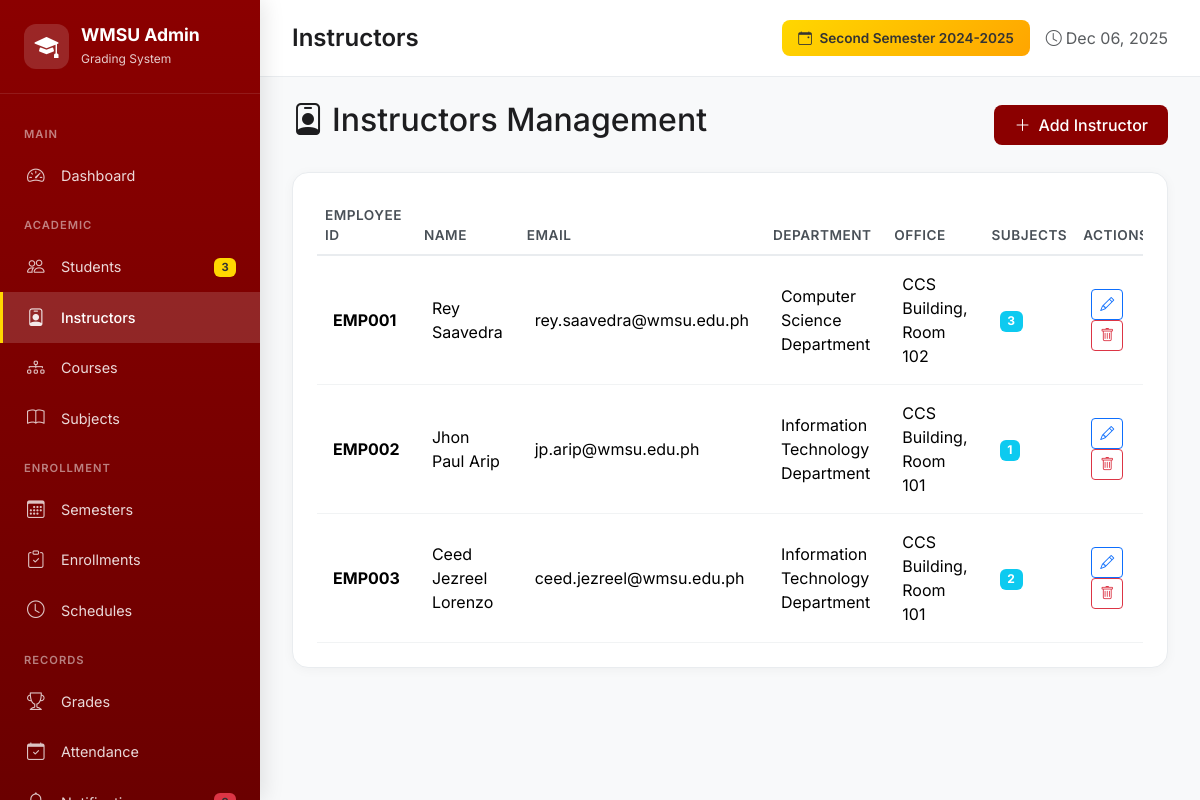
Screenshot of /admin/index.php?page=instructors (signed in) with the database file from the repository.
### tables this page shows
CREATE TABLE `semesters` (
  `id` int(11) NOT NULL,
  `name` varchar(100) NOT NULL,
  `academic_year` varchar(20) NOT NULL,
  `semester_number` int(11) NOT NULL,
  `start_date` date DEFAULT NULL,
  `end_date` date DEFAULT NULL,
  `is_current` tinyint(1) DEFAULT 0,
  `created_at` timestamp NOT NULL DEFAULT current_timestamp()
);

CREATE TABLE `instructors` (
  `id` int(11) NOT NULL,
  `employee_id` varchar(20) NOT NULL,
  `email` varchar(255) NOT NULL,
  `first_name` varchar(100) NOT NULL,
  `last_name` varchar(100) NOT NULL,
  `department` varchar(255) DEFAULT NULL,
  `office` varchar(255) DEFAULT NULL,
  `consultation_hours` varchar(255) DEFAULT NULL,
  `created_at` timestamp NOT NULL DEFAULT current_timestamp()
);

### admin/pages/instructors.php (the view, shortened to what this page needs)
<?php
$instructors = $db->query("
    SELECT i.*, COUNT(s.id) as subject_count
    FROM instructors i
    LEFT JOIN subjects s ON i.id = s.instructor_id
    GROUP BY i.id
    ORDER BY i.employee_id ASC
")->fetchAll();
?>
<div class="d-flex justify-content-between align-items-center mb-4">
    <h2><i class="bi bi-person-badge me-2"></i>Instructors Management</h2>
    <button class="btn btn-wmsu" data-bs-toggle="modal" data-bs-target="#addInstructorModal">
        <i class="bi bi-plus-lg me-2"></i>Add Instructor
    </button>
</div>
<div class="card">
    <div class="card-body">
        <div class="table-responsive">
            <table class="table table-hover">
                <thead>
                    <tr>
                        <th>Employee ID</th>
                        <th>Name</th>
                        <th>Email</th>
                        <th>Department</th>
                        <th>Office</th>
                        <th>Subjects</th>
                        <th>Actions</th>
                    </tr>
                </thead>
                <tbody>
                    <?php foreach ($instructors as $instructor): ?>
                    <tr>
                        <td><strong><?= htmlspecialchars($instructor['employee_id']) ?></strong></td>
                        <td><?= htmlspecialchars($instructor['first_name'] . ' ' . $instructor['last_name']) ?></td>
                        <td><?= htmlspecialchars($instructor['email']) ?></td>
                        <td><?= htmlspecialchars($instructor['department'] ?? '-') ?></td>
                        <td><?= htmlspecialchars($instructor['office'] ?? '-') ?></td>
                        <td><span class="badge bg-info"><?= $instructor['subject_count'] ?></span></td>
                        <td>
                            <button class="btn btn-sm btn-outline-primary" onclick='editInstructor(<?= json_encode($instructor) ?>)'>
                                <i class="bi bi-pencil"></i>
                            </button>
                            <button class="btn btn-sm btn-outline-danger" onclick="deleteInstructor(<?= $instructor['id'] ?>, '<?= htmlspecialchars($instructor['employee_id']) ?>')">
                                <i class="bi bi-trash"></i>
                            </button>
                        </td>
                    </tr>
                    <?php endforeach; ?>
                </tbody>
            </table>
        </div>
    </div>
</div>

### admin/index.php (shortened to what this page needs)
<?php
$isLoggedIn = isset($_SESSION['admin_logged_in']) && $_SESSION['admin_logged_in'] === true;
$page = $_GET['page'] ?? 'dashboard';
$db = null;
$stats = [];
if ($isLoggedIn) {
    try {
        $db = getConnection();
        $stats['students'] = $db->query("SELECT COUNT(*) as count FROM students")->fetch()['count'];
        $stats['active_students'] = $db->query("SELECT COUNT(*) as count FROM students WHERE status = 'active'")->fetch()['count'];
        $stats['subjects'] = $db->query("SELECT COUNT(*) as count FROM subjects")->fetch()['count'];
        $stats['instructors'] = $db->query("SELECT COUNT(*) as count FROM instructors")->fetch()['count'];
        $stats['enrollments'] = $db->query("SELECT COUNT(*) as count FROM enrollments WHERE status = 'enrolled'")->fetch()['count'];
        $stats['grades'] = $db->query("SELECT COUNT(*) as count FROM grades WHERE final_grade IS NOT NULL")->fetch()['count'];
        $stats['semesters'] = $db->query("SELECT COUNT(*) as count FROM semesters")->fetch()['count'];
        $stats['courses'] = $db->query("SELECT COUNT(*) as count FROM courses")->fetch()['count'];
        $stats['unread_notifications'] = $db->query("SELECT COUNT(*) as count FROM notifications WHERE read_at IS NULL")->fetch()['count'];
        $currentSemester = $db->query("SELECT * FROM semesters WHERE is_current = 1 LIMIT 1")->fetch();
    } catch (Exception $e) {
        $dbError = $e->getMessage();
    }
}
?>
<!DOCTYPE html>
<html lang="en">
<head>
    <link href="https://cdn.jsdelivr.net/npm/bootstrap@5.3.2/dist/css/bootstrap.min.css" rel="stylesheet">
    <link href="https://cdn.jsdelivr.net/npm/bootstrap-icons@1.11.1/font/bootstrap-icons.css" rel="stylesheet">
</head>
<body>
    <?php if (!$isLoggedIn): ?>
    <div class="login-container">
        <div class="login-card">
            <div class="text-center">
                <div class="logo-icon"><i class="bi bi-mortarboard-fill"></i></div>
                <h3>WMSU Grading System</h3>
                <p class="text-muted mb-4">Admin Dashboard</p>
            </div>
            <?php if (isset($loginError)): ?>
            <div class="alert alert-danger"><?= htmlspecialchars($loginError) ?></div>
            <?php endif; ?>
            <form method="POST">
                <div class="mb-4">
                    <label class="form-label fw-semibold">Admin Password</label>
                    <input type="password" name="password" class="form-control form-control-lg" placeholder="Enter password" required autofocus>
                </div>
                <button type="submit" name="admin_login" class="btn btn-wmsu btn-lg w-100">
                    <i class="bi bi-box-arrow-in-right me-2"></i>Login
                </button>
            </form>
            <p class="text-muted text-center mt-4 mb-0">
                <small><i class="bi bi-info-circle me-1"></i>Default password: admin123</small>
            </p>
        </div>
    </div>
    <?php else: ?>
    <div class="sidebar">
        <div class="sidebar-brand">
            <div class="sidebar-brand-icon"><i class="bi bi-mortarboard-fill"></i></div>
            <div>
                <h4>WMSU Admin</h4>
                <small>Grading System</small>
            </div>
        </div>
        <nav class="sidebar-nav">
            <div class="nav-section">Main</div>
            <a class="nav-link <?= $page === 'dashboard' ? 'active' : '' ?>" href="?page=dashboard">
                <i class="bi bi-speedometer2"></i> Dashboard
            </a>
            <div class="nav-section">Academic</div>
            <a class="nav-link <?= $page === 'students' ? 'active' : '' ?>" href="?page=students">
                <i class="bi bi-people"></i> Students
                <span class="badge"><?= $stats['active_students'] ?? 0 ?></span>
            </a>
            <a class="nav-link <?= $page === 'instructors' ? 'active' : '' ?>" href="?page=instructors">
                <i class="bi bi-person-badge"></i> Instructors
            </a>
            <a class="nav-link <?= $page === 'courses' ? 'active' : '' ?>" href="?page=courses">
                <i class="bi bi-diagram-3"></i> Courses
            </a>
            <a class="nav-link <?= $page === 'subjects' ? 'active' : '' ?>" href="?page=subjects">
                <i class="bi bi-book"></i> Subjects
            </a>
            <div class="nav-section">Enrollment</div>
            <a class="nav-link <?= $page === 'semesters' ? 'active' : '' ?>" href="?page=semesters">
                <i class="bi bi-calendar3"></i> Semesters
            </a>
            <a class="nav-link <?= $page === 'enrollments' ? 'active' : '' ?>" href="?page=enrollments">
                <i class="bi bi-clipboard-check"></i> Enrollments
            </a>
            <a class="nav-link <?= $page === 'schedules' ? 'active' : '' ?>" href="?page=schedules">
                <i class="bi bi-clock"></i> Schedules
            </a>
            <div class="nav-section">Records</div>
            <a class="nav-link <?= $page === 'grades' ? 'active' : '' ?>" href="?page=grades">
                <i class="bi bi-trophy"></i> Grades
            </a>
            <a class="nav-link <?= $page === 'attendance' ? 'active' : '' ?>" href="?page=attendance">
                <i class="bi bi-calendar-check"></i> Attendance
            </a>
            <a class="nav-link <?= $page === 'notifications' ? 'active' : '' ?>" href="?page=notifications">
                <i class="bi bi-bell"></i> Notifications
                <?php if (($stats['unread_notifications'] ?? 0) > 0): ?>
                <span class="badge bg-danger"><?= $stats['unread_notifications'] ?></span>
                <?php endif; ?>
            </a>
        </nav>
    </div>
    <div class="main-content">
        <div class="content-header">
            <h4>
                <?php
                $pageTitles = [
                    'dashboard' => 'Dashboard', 'students' => 'Students', 'instructors' => 'Instructors',
                    'courses' => 'Courses', 'subjects' => 'Subjects', 'semesters' => 'Semesters',
                    'enrollments' => 'Enrollments', 'schedules' => 'Schedules', 'grades' => 'Grades',
                    'attendance' => 'Attendance', 'notifications' => 'Notifications',
                ];
                echo $pageTitles[$page] ?? 'Dashboard';
                ?>
            </h4>
            <div class="d-flex align-items-center gap-3">
                <?php if ($currentSemester): ?>
                <span class="semester-badge">
                    <i class="bi bi-calendar-event me-1"></i>
                    <?= htmlspecialchars($currentSemester['name'] . ' ' . $currentSemester['academic_year']) ?>
                </span>
                <?php endif; ?>
                <span class="text-muted"><i class="bi bi-clock me-1"></i><?= date('M d, Y') ?></span>
            </div>
        </div>
        <div class="content-body">
            <?php
            switch ($page) {
                case 'instructors': include 'pages/instructors.php'; break;
                    ?>
                    <?php break;
            }
            ?>
        </div>
    </div>
    <?php endif; ?>
</body>
</html>

### admin/index.php (style rules this page uses)
:root { --wmsu-crimson: #8B0000; --wmsu-crimson-dark: #6B0000; --wmsu-gold: #FFD700; --sidebar-width: 260px; }
* { margin: 0; padding: 0; box-sizing: border-box; }
body { font-family: 'Inter', -apple-system, BlinkMacSystemFont, 'Segoe UI', Roboto, sans-serif; background-color: #f8f9fa; color: #1d1d1f; }
.sidebar { background: linear-gradient(180deg, var(--wmsu-crimson) 0%, var(--wmsu-crimson-dark) 100%); width: var(--sidebar-width); height: 100vh; position: fixed; left: 0; top: 0; z-index: 1000; overflow-y: auto; box-shadow: 4px 0 20px rgba(0,0,0,0.1); }
.sidebar-brand { padding: 1.5rem; color: white; border-bottom: 1px solid rgba(255,255,255,0.1); display: flex; align-items: center; gap: 12px; }
.sidebar-brand-icon { width: 45px; height: 45px; background: rgba(255,255,255,0.15); border-radius: 12px; display: flex; align-items: center; justify-content: center; font-size: 1.5rem; }
.sidebar-brand h4 { margin: 0; font-weight: 700; font-size: 1.1rem; }
.sidebar-brand small { opacity: 0.8; font-size: 0.75rem; }
.sidebar-nav { padding: 1rem 0; }
.nav-section { padding: 0.5rem 1.5rem; color: rgba(255,255,255,0.5); font-size: 0.7rem; text-transform: uppercase; letter-spacing: 1px; font-weight: 600; margin-top: 0.5rem; }
.nav-link { color: rgba(255,255,255,0.85) !important; padding: 0.75rem 1.5rem; display: flex; align-items: center; gap: 12px; border-left: 3px solid transparent; transition: all 0.2s ease; font-size: 0.9rem; text-decoration: none; }
.nav-link.active { color: white !important; background: rgba(255,255,255,0.15); border-left-color: var(--wmsu-gold); font-weight: 500; }
.nav-link i { width: 22px; font-size: 1.1rem; opacity: 0.9; }
.nav-link .badge { margin-left: auto; background: var(--wmsu-gold); color: #333; font-size: 0.7rem; }
.main-content { margin-left: var(--sidebar-width); min-height: 100vh; background: #f8f9fa; }
.content-header { background: white; padding: 1.25rem 2rem; border-bottom: 1px solid #e9ecef; display: flex; justify-content: space-between; align-items: center; position: sticky; top: 0; z-index: 100; }
.content-header h4 { margin: 0; font-weight: 600; }
.content-body { padding: 1.5rem 2rem; }
.card { border: none; border-radius: 16px; box-shadow: 0 2px 12px rgba(0,0,0,0.04); overflow: hidden; border: 1px solid #e9ecef; }
.card-body { padding: 1.5rem; }
.table { margin-bottom: 0; }
.table th { font-weight: 600; color: #495057; border-bottom: 2px solid #e9ecef; font-size: 0.85rem; text-transform: uppercase; letter-spacing: 0.5px; }
.table td { vertical-align: middle; padding: 1rem; border-color: #f1f3f4; }
.btn-wmsu { background: var(--wmsu-crimson); color: white; border: none; font-weight: 500; padding: 0.5rem 1.25rem; border-radius: 8px; transition: all 0.2s; }
.semester-badge { background: linear-gradient(135deg, var(--wmsu-gold), #FFA500); color: #333; padding: 0.5rem 1rem; border-radius: 8px; font-weight: 600; font-size: 0.85rem; }

### rows the page displays
semesters: name+academic_year "Second Semester 2024-2025"
instructors: employee "EMP001", first_name+last_name "Rey Saavedra", email "rey.saavedra@wmsu.edu.ph", department "Computer Science Department", office "CCS Building, Room 102", subject_count "3"
instructors: employee "EMP002", first_name+last_name "Jhon Paul Arip", email "jp.arip@wmsu.edu.ph", department "Information Technology Department", office "CCS Building, Room 101", subject_count "1"
instructors: employee "EMP003", first_name+last_name "Ceed Jezreel Lorenzo", email "ceed.jezreel@wmsu.edu.ph", department "Information Technology Department", office "CCS Building, Room 101", subject_count "2"

### other values shown
$stats['active_students'] "3"
$pageTitles[$page] "Instructors"
